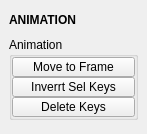
<?xml version="1.0" encoding="UTF-8"?>
<ui version="4.0">
 <class>QtUi</class>
 <widget class="QMainWindow" name="QtUi">
  <property name="enabled">
   <bool>true</bool>
  </property>
  <property name="geometry">
   <rect>
    <x>0</x>
    <y>0</y>
    <width>147</width>
    <height>134</height>
   </rect>
  </property>
  <property name="minimumSize">
   <size>
    <width>0</width>
    <height>0</height>
   </size>
  </property>
  <property name="maximumSize">
   <size>
    <width>999</width>
    <height>999</height>
   </size>
  </property>
  <property name="windowTitle">
   <string>Toolkit</string>
  </property>
  <property name="tabShape">
   <enum>QTabWidget::Triangular</enum>
  </property>
  <property name="dockNestingEnabled">
   <bool>true</bool>
  </property>
  <property name="dockOptions">
   <set>QMainWindow::AllowNestedDocks|QMainWindow::AllowTabbedDocks|QMainWindow::AnimatedDocks|QMainWindow::ForceTabbedDocks</set>
  </property>
  <widget class="QWidget" name="main_widget">
   <layout class="QVBoxLayout" name="verticalLayout_2">
    <item>
     <widget class="Draggable_header" name="draggable_header">
      <property name="minimumSize">
       <size>
        <width>0</width>
        <height>22</height>
       </size>
      </property>
      <property name="maximumSize">
       <size>
        <width>125</width>
        <height>22</height>
       </size>
      </property>
      <property name="font">
       <font>
        <weight>75</weight>
        <bold>true</bold>
       </font>
      </property>
      <property name="text">
       <string>ANIMATION</string>
      </property>
     </widget>
    </item>
    <item>
     <layout class="QVBoxLayout" name="verticalLayout">
      <property name="spacing">
       <number>0</number>
      </property>
      <item>
       <widget class="QGroupBox" name="face">
        <property name="minimumSize">
         <size>
          <width>125</width>
          <height>0</height>
         </size>
        </property>
        <property name="maximumSize">
         <size>
          <width>999</width>
          <height>999</height>
         </size>
        </property>
        <property name="baseSize">
         <size>
          <width>0</width>
          <height>0</height>
         </size>
        </property>
        <property name="title">
         <string>Animation</string>
        </property>
        <layout class="QVBoxLayout" name="verticalLayout_6">
         <property name="spacing">
          <number>0</number>
         </property>
         <property name="leftMargin">
          <number>0</number>
         </property>
         <property name="topMargin">
          <number>0</number>
         </property>
         <property name="rightMargin">
          <number>0</number>
         </property>
         <property name="bottomMargin">
          <number>0</number>
         </property>
         <item>
          <widget class="PushButton" name="tb000">
           <property name="minimumSize">
            <size>
             <width>0</width>
             <height>20</height>
            </size>
           </property>
           <property name="maximumSize">
            <size>
             <width>999</width>
             <height>20</height>
            </size>
           </property>
           <property name="toolTip">
            <string>&lt;html&gt;&lt;head/&gt;&lt;body&gt;&lt;p&gt;Set the current frame on the timeslider.&lt;/p&gt;&lt;/body&gt;&lt;/html&gt;</string>
           </property>
           <property name="text">
            <string>Move to Frame</string>
           </property>
           <property name="checkable">
            <bool>true</bool>
           </property>
          </widget>
         </item>
         <item>
          <widget class="PushButton" name="tb001">
           <property name="minimumSize">
            <size>
             <width>0</width>
             <height>20</height>
            </size>
           </property>
           <property name="maximumSize">
            <size>
             <width>999</width>
             <height>20</height>
            </size>
           </property>
           <property name="toolTip">
            <string>&lt;html&gt;&lt;head/&gt;&lt;body&gt;&lt;p&gt;Duplicate any selected keyframes and paste them inverted at the given time.&lt;/p&gt;&lt;/body&gt;&lt;/html&gt;</string>
           </property>
           <property name="text">
            <string>Inverrt Sel Keys</string>
           </property>
           <property name="checkable">
            <bool>true</bool>
           </property>
          </widget>
         </item>
         <item>
          <widget class="QPushButton" name="b000">
           <property name="enabled">
            <bool>true</bool>
           </property>
           <property name="minimumSize">
            <size>
             <width>0</width>
             <height>20</height>
            </size>
           </property>
           <property name="maximumSize">
            <size>
             <width>999</width>
             <height>20</height>
            </size>
           </property>
           <property name="toolTip">
            <string>Delete keys for the currently selected object(s).</string>
           </property>
           <property name="text">
            <string>Delete Keys</string>
           </property>
           <property name="iconSize">
            <size>
             <width>18</width>
             <height>18</height>
            </size>
           </property>
          </widget>
         </item>
        </layout>
       </widget>
      </item>
      <item>
       <spacer name="verticalSpacer">
        <property name="orientation">
         <enum>Qt::Vertical</enum>
        </property>
        <property name="sizeHint" stdset="0">
         <size>
          <width>20</width>
          <height>40</height>
         </size>
        </property>
       </spacer>
      </item>
     </layout>
    </item>
   </layout>
  </widget>
 </widget>
 <customwidgets>
  <customwidget>
   <class>PushButton</class>
   <extends>QPushButton</extends>
   <header>widgets.pushbutton.h</header>
  </customwidget>
  <customwidget>
   <class>Draggable_header</class>
   <extends>QLabel</extends>
   <header>draggable_header.h</header>
  </customwidget>
 </customwidgets>
 <resources/>
 <connections/>
 <designerdata>
  <property name="gridDeltaX">
   <number>5</number>
  </property>
  <property name="gridDeltaY">
   <number>10</number>
  </property>
  <property name="gridSnapX">
   <bool>true</bool>
  </property>
  <property name="gridSnapY">
   <bool>true</bool>
  </property>
  <property name="gridVisible">
   <bool>true</bool>
  </property>
 </designerdata>
</ui>
